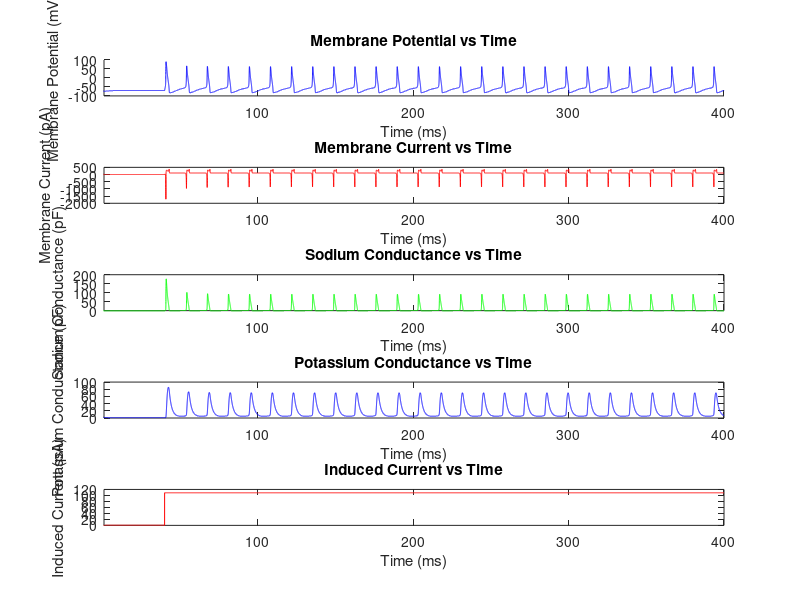

Write the MATLAB code that produced this figure.
% model parameters

GNa = 400; % nS
GK = 200; % nS
GL = 2; % nS
ENa = 99; % mV
EK = -85; % mV
VL = -65; % mV
C = 2; %pF
I0 = 109; %pA

tmax = 400; %ms
dt = 0.01; %ms timestep
numsteps = tmax/dt;

t = zeros(numsteps,1); %time array
V = zeros(numsteps,1); %membrane potential
Im = zeros(numsteps,1); %membrane current
m = zeros(numsteps,1); %Na activating subunit
h = zeros(numsteps,1); %Na deactivating subunit
n = zeros(numsteps,1); %K activating
NaC = zeros(numsteps,1); %sodium conductance
KC = zeros(numsteps,1); %potassium conductance
Iec = zeros(numsteps,1); %induced current

%inital conditions

V(1) = VL;

ami = (0.1*(V(1)+40))/(1-exp(-0.1*(V(1)+40))); % initial am
Bmi = 4*exp(-0.0556*(V(1)+65)); % initial Bm
ahi = 0.07*exp(-0.05*(V(1)+65)); % inital ah
Bhi = 1/(1+exp(-0.1*(V(1)+35))); % inital Bh
ani = (0.01*(V(1)+55))/(1-exp(-0.1*(V(1)+55))); % initial an
Bni = 0.125*exp(-0.0125*(V(1)+65)); % initial Bn

minf = ami/(ami+Bmi);
hinf = ahi/(ahi+Bhi);
ninf = ani/(ani+Bni);

m(1) = minf;
h(1) = hinf;
n(1) = ninf;

spkfinder = 0; % location of spk

apcounter = 0; %number of action potentials
Vspk = -10; %mV critical value

% simulation
tic
for i = 1:numsteps
    if t(i) < 40
        Ie=0;
    else
        Ie=I0;
    end
    
    am = (0.1*(V(i)+40))/(1-exp(-0.1*(V(i)+40))); % update am
    Bm = 4*exp(-0.0556*(V(i)+65)); % update Bm
    ah = 0.07*exp(-0.05*(V(i)+65)); % update ah
    Bh = 1/(1+exp(-0.1*(V(i)+35))); % update Bh
    an = (0.01*(V(i)+55))/(1-exp(-0.1*(V(i)+55))); % update an
    Bn = 0.125*exp(-0.0125*(V(i)+65)); % update Bn
    
    dm_dt = (am*(1-m(i)))-(Bm*m(i));
    dh_dt = (ah*(1-h(i)))-(Bh*h(i));
    dn_dt = (an*(1-n(i)))-(Bn*n(i));
    
    m(i+1) = m(i) + dm_dt*dt; %update m
    h(i+1) = h(i) + dh_dt*dt; %update h
    n(i+1) = n(i) + dn_dt*dt; %update n
    
    dV_dt = ((-1*GL*(V(i)-VL))-(GNa*(m(i)^3)*h(i)*(V(i)-ENa))-(GK*(n(i)^4)*(V(i)-EK))+Ie)/C;    
    V(i+1) = V(i) + dV_dt*dt; %update V
    
    Im(i+1) = (GL*(V(i)-VL))+(GNa*(m(i)^3)*h(i)*(V(i)-ENa))+(GK*(n(i)^4)*(V(i)-EK)); %update Im
    NaC(i+1) = GNa*(m(i)^3)*h(i);
    KC(i+1) = GK*(n(i)^4);
    Iec(i+1) = Ie;
    
    if V(i)<=Vspk && V(i+1)>Vspk
        apcounter = apcounter + 1;
        if spkfinder == 0 
            spkfinder = t(i);
        end
    end
    
    t(i+1)=t(i)+dt; % time forward
end
toc
%plots

xlimi=1;
xlimf=tmax;

figure(1);

subplot(5,1,1); %potential vs time
hold on
plot(t,V,'b-'); 
%plot(spkfinder,Vspk,'r*');
hold off
xlabel('Time (ms)');
ylabel('Membrane Potential (mV)');
title('Membrane Potential vs Time');
xlim([xlimi,xlimf]);

subplot(5,1,2); %current vs time
plot(t,Im,'r-');
xlabel('Time (ms)');
ylabel('Membrane Current (pA)');
title('Membrane Current vs Time');
xlim([xlimi,xlimf]);

subplot(5,1,3); %Na conductance vs time
plot(t,NaC,'g-');
xlabel('Time (ms)');
ylabel('Sodium Conductance (pF)');
title('Sodium Conductance vs Time');
xlim([xlimi,xlimf]);

subplot(5,1,4); %K conductance vs time
plot(t,KC,'b-');
xlabel('Time (ms)');
ylabel('Potassium Conductance (pF)');
title('Potassium Conductance vs Time');
xlim([xlimi,xlimf]);

subplot(5,1,5); %Ie vs time
plot(t,Iec,'r-');
xlabel('Time (ms)');
ylabel('Induced Current (pA)');
title('Induced Current vs Time');
xlim([xlimi,xlimf]);
